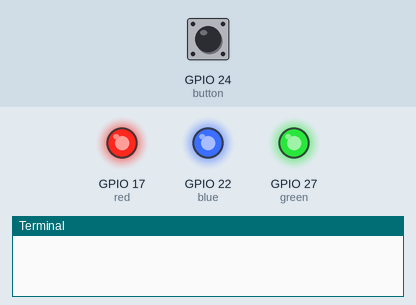
Recording of a program running on a simulated Raspberry Pi (BCM pin numbers). Parts: output pins drawn as LEDs (lit = HIGH), the last lines printed to the terminal. Inputs (shaded band) come from the test bench; at power-on: GPIO 24 (button) LOW.

Above: at 1.2 s.
1.3 s: GPIO 24 (button) pulled HIGH for 0.15 s
2.9 s: GPIO 24 (button) pulled HIGH for 1 s
At 3.5 s:
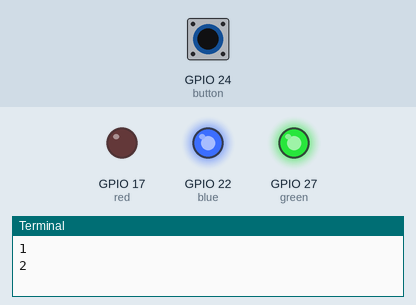
5.4 s: GPIO 24 (button) pulled HIGH for 3.2 s
At 6.6 s:
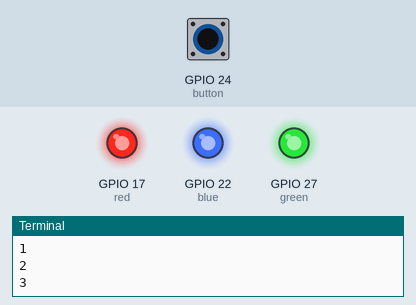
Timing chart, 0 to 8.4 s (numbered marks = the images above; inputs shaded):
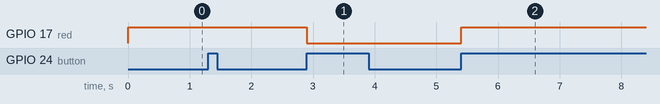

The program:

button.py
```python
# 푸시버튼 예제
import RPi.GPIO as GPIO
import time

count = 0
button = 24
red = 17
green = 27
blue = 22

def clickHandler(channel) :
    global count
    count = count + 1
    if (count % 2 == 0):
        GPIO.output(red, GPIO.LOW)
    else:
        GPIO.output(red, GPIO.HIGH)

    print(count)

GPIO.setwarnings(False) # 쓸데없는 경고표시 로그 사라짐
GPIO.setmode(GPIO.BCM)
GPIO.setup(button, GPIO.IN, pull_up_down=GPIO.PUD_DOWN)
GPIO.add_event_detect(button, GPIO.RISING, callback=clickHandler)

GPIO.setup(red,GPIO.OUT)
GPIO.setup(green,GPIO.OUT)
GPIO.setup(blue,GPIO.OUT)

# 초기화
GPIO.output(red, True)
GPIO.output(green, True)
GPIO.output(blue, True)

while(True):
    time.sleep(1)
```

Measured:
- after the input at 2.9 s, GPIO 17 (red): HIGH → LOW at once
- after the input at 5.4 s, GPIO 17 (red): LOW → HIGH at once
